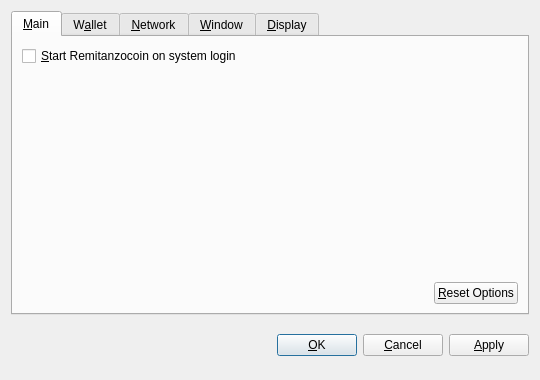
<?xml version="1.0" encoding="UTF-8"?>
<ui version="4.0">
 <class>OptionsDialog</class>
 <widget class="QDialog" name="OptionsDialog">
  <property name="geometry">
   <rect>
    <x>0</x>
    <y>0</y>
    <width>540</width>
    <height>380</height>
   </rect>
  </property>
  <property name="windowTitle">
   <string>Options</string>
  </property>
  <property name="modal">
   <bool>true</bool>
  </property>
  <layout class="QVBoxLayout" name="verticalLayout">
   <item>
    <widget class="QTabWidget" name="tabWidget">
     <property name="tabPosition">
      <enum>QTabWidget::North</enum>
     </property>
     <property name="currentIndex">
      <number>0</number>
     </property>
     <widget class="QWidget" name="tabMain">
      <attribute name="title">
       <string>&amp;Main</string>
      </attribute>
      <layout class="QVBoxLayout" name="verticalLayout_Main">
       <item>
        <widget class="QCheckBox" name="bitcoinAtStartup">
         <property name="toolTip">
          <string>Automatically start Remitanzocoin after logging in to the system.</string>
         </property>
         <property name="text">
          <string>&amp;Start Remitanzocoin on system login</string>
         </property>
        </widget>
       </item>
       <item>
        <spacer name="verticalSpacer_Main">
         <property name="orientation">
          <enum>Qt::Vertical</enum>
         </property>
         <property name="sizeHint" stdset="0">
          <size>
           <width>20</width>
           <height>40</height>
          </size>
         </property>
        </spacer>
       </item>
       <item>
        <layout class="QHBoxLayout" name="horizontalLayout_2_Main">
         <item>
          <spacer name="horizontalSpacer_2_Main">
           <property name="orientation">
            <enum>Qt::Horizontal</enum>
           </property>
           <property name="sizeHint" stdset="0">
            <size>
             <width>40</width>
             <height>20</height>
            </size>
           </property>
          </spacer>
         </item>
         <item>
          <widget class="QPushButton" name="resetButton">
           <property name="toolTip">
            <string>Reset all client options to default.</string>
           </property>
           <property name="text">
            <string>&amp;Reset Options</string>
           </property>
           <property name="autoDefault">
            <bool>false</bool>
           </property>
          </widget>
         </item>
        </layout>
       </item>
      </layout>
     </widget>
     <widget class="QWidget" name="tabWallet">
      <attribute name="title">
       <string>W&amp;allet</string>
      </attribute>
      <layout class="QVBoxLayout" name="verticalLayout_Network">
       <item>
        <widget class="QLabel" name="transactionFeeInfoLabel">
         <property name="text">
          <string>Optional transaction fee per kB that helps make sure your transactions are processed quickly. Most transactions are 1 kB.</string>
         </property>
         <property name="textFormat">
          <enum>Qt::PlainText</enum>
         </property>
         <property name="wordWrap">
          <bool>true</bool>
         </property>
        </widget>
       </item>
       <item>
        <layout class="QHBoxLayout" name="horizontalLayout_1_Main">
         <item>
          <widget class="QLabel" name="transactionFeeLabel">
           <property name="text">
            <string>Pay transaction &amp;fee</string>
           </property>
           <property name="textFormat">
            <enum>Qt::PlainText</enum>
           </property>
           <property name="buddy">
            <cstring>transactionFee</cstring>
           </property>
          </widget>
         </item>
         <item>
          <widget class="BitcoinAmountField" name="transactionFee"/>
         </item>
         <item>
          <spacer name="horizontalSpacer_1_Main">
           <property name="orientation">
            <enum>Qt::Horizontal</enum>
           </property>
           <property name="sizeHint" stdset="0">
            <size>
             <width>40</width>
             <height>20</height>
            </size>
           </property>
          </spacer>
         </item>
        </layout>
       </item>
       <item>
        <widget class="QLabel" name="label">
         <property name="text">
          <string>If you disable the spending of unconfirmed change, the change from a transaction cannot be used until that transaction has at least one confirmation. This also affects how your balance is computed.</string>
         </property>
         <property name="wordWrap">
          <bool>true</bool>
         </property>
        </widget>
       </item>
       <item>
        <widget class="QCheckBox" name="spendZeroConfChange">
         <property name="text">
          <string>Spend unconfirmed change  (experts only)</string>
         </property>
        </widget>
       </item>
       <item>
        <spacer name="verticalSpacer">
         <property name="orientation">
          <enum>Qt::Vertical</enum>
         </property>
         <property name="sizeHint" stdset="0">
          <size>
           <width>20</width>
           <height>40</height>
          </size>
         </property>
        </spacer>
       </item>
      </layout>
     </widget>
     <widget class="QWidget" name="tabNetwork">
      <attribute name="title">
       <string>&amp;Network</string>
      </attribute>
      <layout class="QVBoxLayout" name="verticalLayout_Network">
       <item>
        <widget class="QCheckBox" name="mapPortUpnp">
         <property name="toolTip">
          <string>Automatically open the Remitanzocoin client port on the router. This only works when your router supports UPnP and it is enabled.</string>
         </property>
         <property name="text">
          <string>Map port using &amp;UPnP</string>
         </property>
        </widget>
       </item>
       <item>
        <widget class="QCheckBox" name="connectSocks">
         <property name="toolTip">
          <string>Connect to the Remitanzocoin network through a SOCKS proxy (e.g. when connecting through Tor).</string>
         </property>
         <property name="text">
          <string>&amp;Connect through SOCKS proxy:</string>
         </property>
        </widget>
       </item>
       <item>
        <layout class="QHBoxLayout" name="horizontalLayout_Network">
         <item>
          <widget class="QLabel" name="proxyIpLabel">
           <property name="text">
            <string>Proxy &amp;IP:</string>
           </property>
           <property name="textFormat">
            <enum>Qt::PlainText</enum>
           </property>
           <property name="buddy">
            <cstring>proxyIp</cstring>
           </property>
          </widget>
         </item>
         <item>
          <widget class="QValidatedLineEdit" name="proxyIp">
           <property name="maximumSize">
            <size>
             <width>140</width>
             <height>16777215</height>
            </size>
           </property>
           <property name="toolTip">
            <string>IP address of the proxy (e.g. 127.0.0.1)</string>
           </property>
          </widget>
         </item>
         <item>
          <widget class="QLabel" name="proxyPortLabel">
           <property name="text">
            <string>&amp;Port:</string>
           </property>
           <property name="textFormat">
            <enum>Qt::PlainText</enum>
           </property>
           <property name="buddy">
            <cstring>proxyPort</cstring>
           </property>
          </widget>
         </item>
         <item>
          <widget class="QLineEdit" name="proxyPort">
           <property name="maximumSize">
            <size>
             <width>55</width>
             <height>16777215</height>
            </size>
           </property>
           <property name="toolTip">
            <string>Port of the proxy (e.g. 9050)</string>
           </property>
          </widget>
         </item>
         <item>
          <widget class="QLabel" name="socksVersionLabel">
           <property name="text">
            <string>SOCKS &amp;Version:</string>
           </property>
           <property name="textFormat">
            <enum>Qt::PlainText</enum>
           </property>
           <property name="buddy">
            <cstring>socksVersion</cstring>
           </property>
          </widget>
         </item>
         <item>
          <widget class="QValueComboBox" name="socksVersion">
           <property name="toolTip">
            <string>SOCKS version of the proxy (e.g. 5)</string>
           </property>
          </widget>
         </item>
         <item>
          <spacer name="horizontalSpacer_Network">
           <property name="orientation">
            <enum>Qt::Horizontal</enum>
           </property>
           <property name="sizeHint" stdset="0">
            <size>
             <width>40</width>
             <height>20</height>
            </size>
           </property>
          </spacer>
         </item>
        </layout>
       </item>
       <item>
        <spacer name="verticalSpacer_Network">
         <property name="orientation">
          <enum>Qt::Vertical</enum>
         </property>
         <property name="sizeHint" stdset="0">
          <size>
           <width>20</width>
           <height>40</height>
          </size>
         </property>
        </spacer>
       </item>
      </layout>
     </widget>
     <widget class="QWidget" name="tabWindow">
      <attribute name="title">
       <string>&amp;Window</string>
      </attribute>
      <layout class="QVBoxLayout" name="verticalLayout_Window">
       <item>
        <widget class="QCheckBox" name="minimizeToTray">
         <property name="toolTip">
          <string>Show only a tray icon after minimizing the window.</string>
         </property>
         <property name="text">
          <string>&amp;Minimize to the tray instead of the taskbar</string>
         </property>
        </widget>
       </item>
       <item>
        <widget class="QCheckBox" name="minimizeOnClose">
         <property name="toolTip">
          <string>Minimize instead of exit the application when the window is closed. When this option is enabled, the application will be closed only after selecting Quit in the menu.</string>
         </property>
         <property name="text">
          <string>M&amp;inimize on close</string>
         </property>
        </widget>
       </item>
       <item>
        <spacer name="verticalSpacer_Window">
         <property name="orientation">
          <enum>Qt::Vertical</enum>
         </property>
         <property name="sizeHint" stdset="0">
          <size>
           <width>20</width>
           <height>40</height>
          </size>
         </property>
        </spacer>
       </item>
      </layout>
     </widget>
     <widget class="QWidget" name="tabDisplay">
      <attribute name="title">
       <string>&amp;Display</string>
      </attribute>
      <layout class="QVBoxLayout" name="verticalLayout_Display">
       <item>
        <layout class="QHBoxLayout" name="horizontalLayout_1_Display">
         <item>
          <widget class="QLabel" name="langLabel">
           <property name="text">
            <string>User Interface &amp;language:</string>
           </property>
           <property name="textFormat">
            <enum>Qt::PlainText</enum>
           </property>
           <property name="buddy">
            <cstring>lang</cstring>
           </property>
          </widget>
         </item>
         <item>
          <widget class="QValueComboBox" name="lang">
           <property name="toolTip">
            <string>The user interface language can be set here. This setting will take effect after restarting Remitanzocoin.</string>
           </property>
          </widget>
         </item>
        </layout>
       </item>
       <item>
        <layout class="QHBoxLayout" name="horizontalLayout_2_Display">
         <item>
          <widget class="QLabel" name="unitLabel">
           <property name="text">
            <string>&amp;Unit to show amounts in:</string>
           </property>
           <property name="textFormat">
            <enum>Qt::PlainText</enum>
           </property>
           <property name="buddy">
            <cstring>unit</cstring>
           </property>
          </widget>
         </item>
         <item>
          <widget class="QValueComboBox" name="unit">
           <property name="toolTip">
            <string>Choose the default subdivision unit to show in the interface and when sending coins.</string>
           </property>
          </widget>
         </item>
        </layout>
       </item>
       <item>
        <widget class="QCheckBox" name="displayAddresses">
         <property name="toolTip">
          <string>Whether to show Remitanzocoin addresses in the transaction list or not.</string>
         </property>
         <property name="text">
          <string>&amp;Display addresses in transaction list</string>
         </property>
        </widget>
       </item>
       <item>
        <widget class="QCheckBox" name="coinControlFeatures">
         <property name="toolTip">
          <string>Whether to show coin control features or not.</string>
         </property>
         <property name="text">
          <string>Display coin &amp;control features (experts only!)</string>
         </property>
        </widget>
       </item>
       <item>
        <spacer name="verticalSpacer_Display">
         <property name="orientation">
          <enum>Qt::Vertical</enum>
         </property>
         <property name="sizeHint" stdset="0">
          <size>
           <width>20</width>
           <height>40</height>
          </size>
         </property>
        </spacer>
       </item>
      </layout>
     </widget>
    </widget>
   </item>
   <item>
    <layout class="QHBoxLayout" name="horizontalLayout_Buttons">
     <item>
      <spacer name="horizontalSpacer_1">
       <property name="orientation">
        <enum>Qt::Horizontal</enum>
       </property>
       <property name="sizeHint" stdset="0">
        <size>
         <width>40</width>
         <height>48</height>
        </size>
       </property>
      </spacer>
     </item>
     <item>
      <widget class="QLabel" name="statusLabel">
       <property name="font">
        <font>
         <weight>75</weight>
         <bold>true</bold>
        </font>
       </property>
       <property name="text">
        <string/>
       </property>
       <property name="textFormat">
        <enum>Qt::PlainText</enum>
       </property>
       <property name="wordWrap">
        <bool>true</bool>
       </property>
      </widget>
     </item>
     <item>
      <spacer name="horizontalSpacer_2">
       <property name="orientation">
        <enum>Qt::Horizontal</enum>
       </property>
       <property name="sizeHint" stdset="0">
        <size>
         <width>40</width>
         <height>48</height>
        </size>
       </property>
      </spacer>
     </item>
     <item>
      <widget class="QPushButton" name="okButton">
       <property name="text">
        <string>&amp;OK</string>
       </property>
      </widget>
     </item>
     <item>
      <widget class="QPushButton" name="cancelButton">
       <property name="text">
        <string>&amp;Cancel</string>
       </property>
       <property name="autoDefault">
        <bool>false</bool>
       </property>
      </widget>
     </item>
     <item>
      <widget class="QPushButton" name="applyButton">
       <property name="text">
        <string>&amp;Apply</string>
       </property>
       <property name="autoDefault">
        <bool>false</bool>
       </property>
      </widget>
     </item>
    </layout>
   </item>
  </layout>
 </widget>
 <customwidgets>
  <customwidget>
   <class>BitcoinAmountField</class>
   <extends>QSpinBox</extends>
   <header>bitcoinamountfield.h</header>
  </customwidget>
  <customwidget>
   <class>QValueComboBox</class>
   <extends>QComboBox</extends>
   <header>qvaluecombobox.h</header>
  </customwidget>
  <customwidget>
   <class>QValidatedLineEdit</class>
   <extends>QLineEdit</extends>
   <header>qvalidatedlineedit.h</header>
  </customwidget>
 </customwidgets>
 <resources/>
 <connections/>
</ui>
